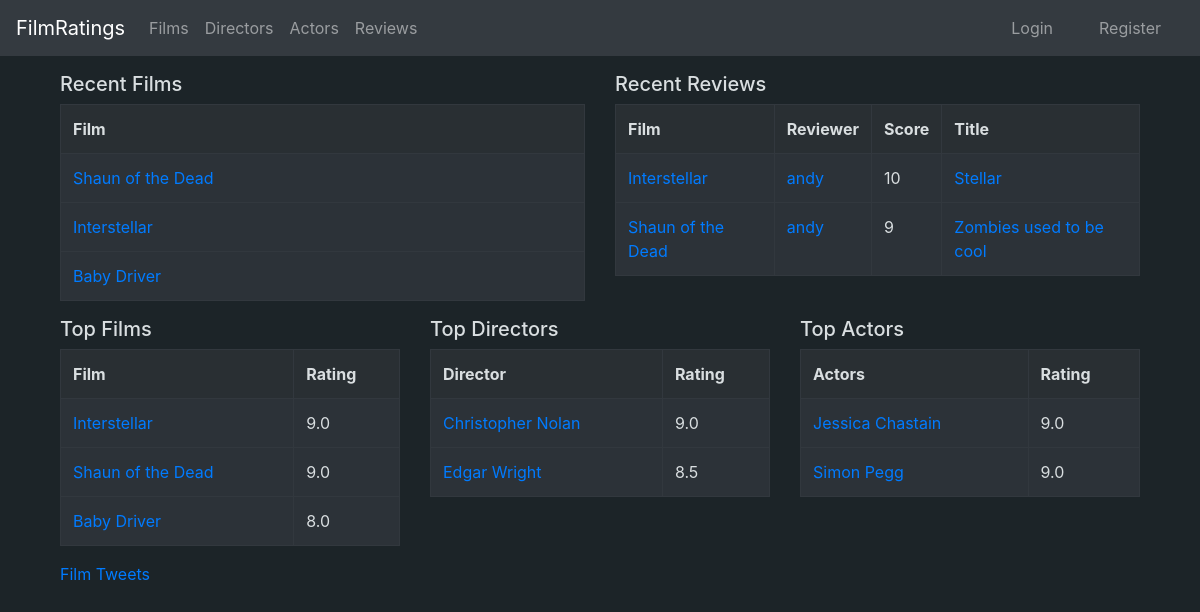
Before: / with the older database file.
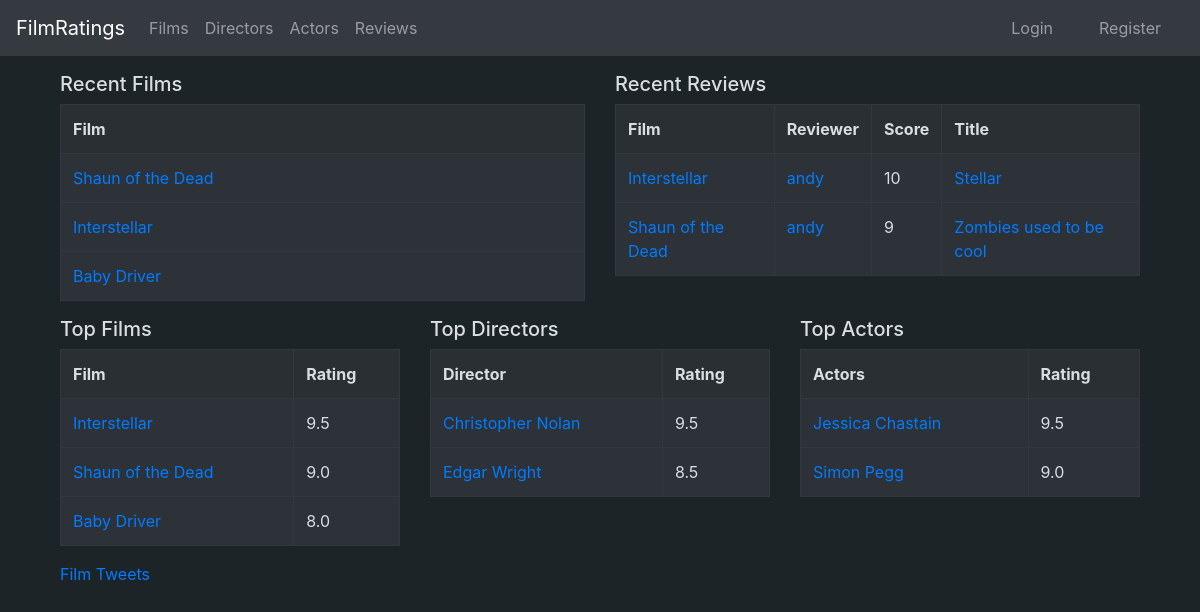
After: the same page with the newer database file.
### application/films/models.py (models this page shows, shortened)
class Film(Base):
    name = db.Column(db.String(400), nullable=False)
    description = db.Column(db.String(1200), nullable=True)
    year = db.Column(db.Integer, nullable=True)
    director_id = db.Column(db.Integer, db.ForeignKey('director.id'), nullable = True)
    poster = db.Column(db.String(400), nullable=True)
    actors = db.relationship("FilmActor", cascade="all, delete-orphan")
    ratings = db.relationship("Rating", cascade="all, delete-orphan")
    @staticmethod
    def recent_films():
        stmt = text("SELECT * FROM Film ORDER BY Film.date_modified desc limit 5")
        res = db.engine.execute(stmt)
        recent = []
        for row in res:
            recent.append([row.name, row.id])
        return recent
    @staticmethod
    def top_films():
        stmt = text("SELECT name, id, avg(Rating.score) AS avg FROM Film, Rating WHERE Film.id = rating.film_id GROUP BY Film.id ORDER BY avg DESC LIMIT 5")
        res = db.engine.execute(stmt)
        top = []
        for row in res:
            top.append([row.name, row.id, round(row.avg, 2)])
        return top

### application/directors/models.py (models this page shows, shortened)
class Director(Base):
    name = db.Column(db.String(400), nullable=False)
    nationality = db.Column(db.String(400), nullable = True)
    age = db.Column(db.String(3), nullable = True)
    bio = db.Column(db.String(1200), nullable = True)
    films = db.relationship("Film", backref='account', lazy=True)
    @staticmethod
    def top_directors():
        stmt = text("SELECT director.id, director.name, AVG(Rating.score) as avg FROM Director, Rating, FILM WHERE Director.id = Film.director_id "
        "AND Film.id = rating.film_id GROUP BY director.id Order By avg desc LIMIT 5")
        res = db.engine.execute(stmt)
        top = []
        for row in res:
            top.append([row.name, row.id, round(row.avg, 2)])
        return top

### application/actors/models.py (models this page shows, shortened)
class Actor(Base):
    name = db.Column(db.String(400), nullable=False)
    nationality = db.Column(db.String(400), nullable = True)
    age = db.Column(db.String(3), nullable = True)
    bio = db.Column(db.String(1200), nullable = True)
    films = db.relationship("FilmActor", cascade="all, delete-orphan")
    @staticmethod
    def top_actors():
        stmt = text("SELECT Actor.name, Actor.id, AVG(Rating.score) AS avg FROM Actor, Rating, Film_actor, Film"
        " WHERE Film_actor.actor_id = Actor.id AND film_actor.film_id = Film.id "
        " AND Film.id = Rating.film_id GROUP BY Actor.id ORDER BY avg DESC LIMIT 5")
        res = db.engine.execute(stmt)
        top = []
        for row in res:
            top.append([row.name, row.id, round(row.avg, 2)])
        return top

### application/views.py (the view)
@app.route("/")
def welcome():
    films = Film.top_films()
    directors = Director.top_directors()
    actors = Actor.top_actors()
    recent_films = Film.recent_films()
    recent_reviews = Rating.recent_reviews()
    return render_template("index.html", top_films = films, top_directors = directors, top_actors = actors,
            recent_films = recent_films, recent_reviews = recent_reviews)

### application/ratings/models.py (called while the page is built)
    @staticmethod
    def recent_reviews():
        stmt = text("SELECT Film.name, Film.id, Account.username, Account.id, rating.score, rating.review, rating.title FROM Rating, Account, Film"
        " WHERE length(Rating.review) > 0 AND Rating.user_id = Account.id AND Rating.film_id = Film.id ORDER BY Rating.date_modified desc limit 5")
        res = db.engine.execute(stmt)
        recent = []
        for row in res:
            recent.append([row[0], row[1], row[2], row[3], row[4], row[5], row[6]])
        return recent

### application/templates/index.html (shortened to what the changed rows need)
{% extends "layout.html" %}
{% block body %}
<div class="container">
    <div class="row">
        {% if recent_films != None %}
            <div class="col-md">
                <table class="table table-bordered table-dark">
                    <tr style="background-color:#292F33">
                        <th style="color:#d9dee0">Film</th>
                    </tr>
                    {% for film in recent_films %}
                        <tr style="background-color:#2c3238">
                            <td>
                                <a href="{{ url_for('films_show', film_id=film[1])}}">{{film[0]}}</a>
                            </td>
                        </tr>
                    {% endfor %}
                </table>
            </div>
        {% endif %}
        {% if recent_reviews != None %}
            <div class="col-md">
                <table class="table table-bordered table-dark">
                    <tr style="background-color:#292F33;color:#d9dee0">
                        <th>Film</th>
                        <th>Reviewer</th>
                        <th>Score</th>
                        <th>Title</th>
                    </tr>
                </table>
            </div>
        {% endif %}
    </div>
    <div class="row">
        {% if top_films != None %}
            <div class="col-md">
                <table class="table table-bordered table-dark">
                    <tr style="background-color:#292F33; color:#d9dee0">
                        <th>Film</th>
                        <th>Rating</th>
                    </tr>
                    {% for film in top_films %}
                        <tr style="background-color:#2c3238; color:#d9dee0">
                            <td>
                                <a href="{{ url_for('films_show', film_id=film[1])}}">{{film[0]}}</a>
                            </td>
                            <td>
                                {{film[2]}}
                            </td>
                        </tr>
                    {% endfor %}
                </table>
            </div>
        {% endif %}
        {% if top_directors != None %}
            <div class="col-md">
                <table class="table table-bordered table-dark">
                    <tr style="background-color:#292F33; color:#d9dee0">
                        <th>Director</th>
                        <th>Rating</th>
                    </tr>
                    {% for director in top_directors %}
                        <tr style="background-color:#2c3238; color:#d9dee0">
                            <td>
                                <a href="{{ url_for('directors_show', director_id=director[1])}}">{{director[0]}}</a>
                            </td>
                            <td>
                                {{director[2]}}
                            </td>
                        </tr>
                    {% endfor %}
                </table>
            </div>
        {% endif %}
        {% if top_actors != None %}
            <div class="col-md">
                <table class="table table-bordered table-dark">
                    <tr style="background-color:#292F33;color:#d9dee0">
                        <th>Actors</th>
                        <th>Rating</th>
                    </tr>
                    {% for actor in top_actors %}
                        <tr style="background-color:#2c3238;color:#d9dee0">
                            <td>
                                <a href="{{ url_for('actors_show', actor_id=actor[1])}}">{{actor[0]}}</a>
                            </td>
                            <td>
                                {{actor[2]}}
                            </td>
                        </tr>
                    {% endfor %}
                </table>
            </div>
        {% endif %}
    </div>
</div>
{% endblock %}

Changed rows visible on the page:
computed for Film "Interstellar": film "9.0" → "9.5"
computed for Director "Christopher Nolan": director "9.0" → "9.5"
changed Actor "Jessica Chastain": actor "9.0" → "9.5"
